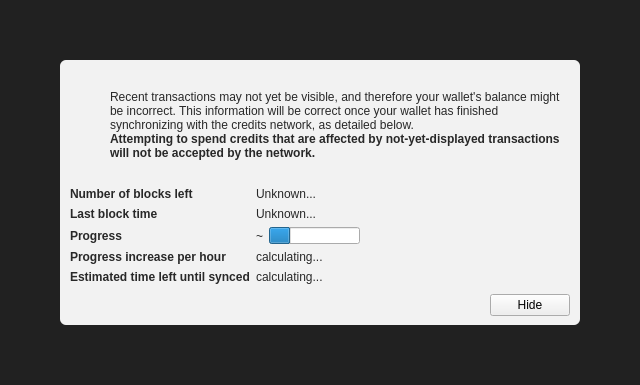
<?xml version="1.0" encoding="UTF-8"?>
<ui version="4.0">
 <class>ModalOverlay</class>
 <widget class="ModalOverlay" name="ModalOverlay">
  <property name="geometry">
   <rect>
    <x>0</x>
    <y>0</y>
    <width>640</width>
    <height>385</height>
   </rect>
  </property>
  <property name="windowTitle">
   <string>Form</string>
  </property>
  <layout class="QVBoxLayout" name="verticalLayout" stretch="0">
   <property name="sizeConstraint">
    <enum>QLayout::SetDefaultConstraint</enum>
   </property>
   <property name="leftMargin">
    <number>0</number>
   </property>
   <property name="topMargin">
    <number>0</number>
   </property>
   <property name="rightMargin">
    <number>0</number>
   </property>
   <property name="bottomMargin">
    <number>0</number>
   </property>
   <item>
    <widget class="QWidget" name="bgWidget" native="true">
     <property name="styleSheet">
      <string notr="true">#bgWidget { background: rgba(0,0,0,220); }</string>
     </property>
     <layout class="QVBoxLayout" name="verticalLayoutMain" stretch="1">
      <property name="leftMargin">
       <number>60</number>
      </property>
      <property name="topMargin">
       <number>60</number>
      </property>
      <property name="rightMargin">
       <number>60</number>
      </property>
      <property name="bottomMargin">
       <number>60</number>
      </property>
      <item>
       <widget class="QWidget" name="contentWidget" native="true">
        <property name="styleSheet">
         <string notr="true">#contentWidget { background: rgba(255,255,255,240); border-radius: 6px; }

QLabel { color: rgb(40,40,40);  }</string>
        </property>
        <layout class="QVBoxLayout" name="verticalLayoutSub" stretch="1,0,0,0">
         <property name="spacing">
          <number>0</number>
         </property>
         <property name="leftMargin">
          <number>10</number>
         </property>
         <property name="topMargin">
          <number>10</number>
         </property>
         <property name="rightMargin">
          <number>10</number>
         </property>
         <property name="bottomMargin">
          <number>10</number>
         </property>
         <item>
          <layout class="QHBoxLayout" name="horizontalLayoutIconText" stretch="0,1">
           <property name="topMargin">
            <number>20</number>
           </property>
           <item>
            <layout class="QVBoxLayout" name="verticalLayoutIcon">
             <property name="leftMargin">
              <number>0</number>
             </property>
             <item>
              <widget class="QPushButton" name="warningIcon">
               <property name="enabled">
                <bool>false</bool>
               </property>
               <property name="text">
                <string/>
               </property>
               <property name="icon">
                <iconset>
                 <normaloff>:/icons/warning</normaloff>
                 <disabledoff>:/icons/warning</disabledoff>:/icons/warning</iconset>
               </property>
               <property name="iconSize">
                <size>
                 <width>48</width>
                 <height>48</height>
                </size>
               </property>
               <property name="flat">
                <bool>true</bool>
               </property>
              </widget>
             </item>
             <item>
              <spacer name="verticalSpacerWarningIcon">
               <property name="orientation">
                <enum>Qt::Vertical</enum>
               </property>
               <property name="sizeHint" stdset="0">
                <size>
                 <width>20</width>
                 <height>40</height>
                </size>
               </property>
              </spacer>
             </item>
            </layout>
           </item>
           <item>
            <layout class="QVBoxLayout" name="verticalLayoutInfoText">
             <property name="leftMargin">
              <number>0</number>
             </property>
             <property name="topMargin">
              <number>0</number>
             </property>
             <item>
              <widget class="QLabel" name="infoText">
               <property name="text">
                <string>Recent transactions may not yet be visible, and therefore your wallet's balance might be incorrect. This information will be correct once your wallet has finished synchronizing with the credits network, as detailed below.</string>
               </property>
               <property name="textFormat">
                <enum>Qt::RichText</enum>
               </property>
               <property name="wordWrap">
                <bool>true</bool>
               </property>
              </widget>
             </item>
             <item>
              <widget class="QLabel" name="infoTextStrong">
               <property name="font">
                <font>
                 <weight>75</weight>
                 <bold>true</bold>
                </font>
               </property>
               <property name="text">
                <string>Attempting to spend credits that are affected by not-yet-displayed transactions will not be accepted by the network.</string>
               </property>
               <property name="textFormat">
                <enum>Qt::RichText</enum>
               </property>
               <property name="wordWrap">
                <bool>true</bool>
               </property>
              </widget>
             </item>
             <item>
              <spacer name="verticalSpacerInTextSpace">
               <property name="orientation">
                <enum>Qt::Vertical</enum>
               </property>
               <property name="sizeHint" stdset="0">
                <size>
                 <width>20</width>
                 <height>40</height>
                </size>
               </property>
              </spacer>
             </item>
            </layout>
           </item>
          </layout>
         </item>
         <item>
          <spacer name="verticalSpacerAfterText">
           <property name="orientation">
            <enum>Qt::Vertical</enum>
           </property>
           <property name="sizeHint" stdset="0">
            <size>
             <width>20</width>
             <height>40</height>
            </size>
           </property>
          </spacer>
         </item>
         <item>
          <layout class="QFormLayout" name="formLayout">
           <property name="fieldGrowthPolicy">
            <enum>QFormLayout::FieldsStayAtSizeHint</enum>
           </property>
           <property name="horizontalSpacing">
            <number>6</number>
           </property>
           <property name="verticalSpacing">
            <number>6</number>
           </property>
           <property name="topMargin">
            <number>10</number>
           </property>
           <item row="0" column="0">
            <widget class="QLabel" name="labelNumberOfBlocksLeft">
             <property name="font">
              <font>
               <weight>75</weight>
               <bold>true</bold>
              </font>
             </property>
             <property name="text">
              <string>Number of blocks left</string>
             </property>
            </widget>
           </item>
           <item row="0" column="1">
            <widget class="QLabel" name="numberOfBlocksLeft">
             <property name="text">
              <string>Unknown...</string>
             </property>
            </widget>
           </item>
           <item row="1" column="0">
            <widget class="QLabel" name="labelLastBlockTime">
             <property name="font">
              <font>
               <weight>75</weight>
               <bold>true</bold>
              </font>
             </property>
             <property name="text">
              <string>Last block time</string>
             </property>
            </widget>
           </item>
           <item row="1" column="1">
            <widget class="QLabel" name="newestBlockDate">
             <property name="sizePolicy">
              <sizepolicy hsizetype="Maximum" vsizetype="Preferred">
               <horstretch>0</horstretch>
               <verstretch>0</verstretch>
              </sizepolicy>
             </property>
             <property name="text">
              <string>Unknown...</string>
             </property>
            </widget>
           </item>
           <item row="2" column="0">
            <widget class="QLabel" name="labelSyncDone">
             <property name="font">
              <font>
               <weight>75</weight>
               <bold>true</bold>
              </font>
             </property>
             <property name="text">
              <string>Progress</string>
             </property>
            </widget>
           </item>
           <item row="2" column="1">
            <layout class="QHBoxLayout" name="horizontalLayoutSync" stretch="0,1">
             <item>
              <widget class="QLabel" name="percentageProgress">
               <property name="text">
                <string notr="true">~</string>
               </property>
              </widget>
             </item>
             <item>
              <widget class="QProgressBar" name="progressBar">
               <property name="value">
                <number>24</number>
               </property>
               <property name="format">
                <string/>
               </property>
              </widget>
             </item>
            </layout>
           </item>
           <item row="4" column="0">
            <widget class="QLabel" name="labelProgressIncrease">
             <property name="font">
              <font>
               <weight>75</weight>
               <bold>true</bold>
              </font>
             </property>
             <property name="text">
              <string>Progress increase per hour</string>
             </property>
            </widget>
           </item>
           <item row="4" column="1">
            <widget class="QLabel" name="progressIncreasePerH">
             <property name="text">
              <string>calculating...</string>
             </property>
            </widget>
           </item>
           <item row="5" column="0">
            <widget class="QLabel" name="labelEstimatedTimeLeft">
             <property name="font">
              <font>
               <weight>75</weight>
               <bold>true</bold>
              </font>
             </property>
             <property name="text">
              <string>Estimated time left until synced</string>
             </property>
            </widget>
           </item>
           <item row="5" column="1">
            <widget class="QLabel" name="expectedTimeLeft">
             <property name="text">
              <string>calculating...</string>
             </property>
            </widget>
           </item>
          </layout>
         </item>
         <item>
          <layout class="QHBoxLayout" name="horizontalLayoutButtons">
           <property name="leftMargin">
            <number>10</number>
           </property>
           <property name="topMargin">
            <number>10</number>
           </property>
           <item>
            <spacer name="horizontalSpacer">
             <property name="orientation">
              <enum>Qt::Horizontal</enum>
             </property>
             <property name="sizeHint" stdset="0">
              <size>
               <width>40</width>
               <height>20</height>
              </size>
             </property>
            </spacer>
           </item>
           <item>
            <widget class="QPushButton" name="closeButton">
             <property name="text">
              <string>Hide</string>
             </property>
            </widget>
           </item>
          </layout>
         </item>
        </layout>
       </widget>
      </item>
     </layout>
    </widget>
   </item>
  </layout>
 </widget>
 <customwidgets>
  <customwidget>
   <class>ModalOverlay</class>
   <extends>QWidget</extends>
   <header>modaloverlay.h</header>
   <container>1</container>
  </customwidget>
 </customwidgets>
 <resources/>
 <connections/>
</ui>
